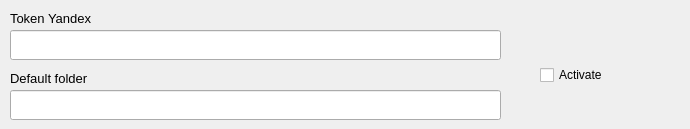
        <widget class="QWidget" name="tab_yandex">
         <attribute name="title">
          <string>Yandex Disk</string>
         </attribute>
         <widget class="QCheckBox" name="checkBox_settings_ya_autoconnect">
          <property name="geometry">
           <rect>
            <x>540</x>
            <y>60</y>
            <width>141</width>
            <height>30</height>
           </rect>
          </property>
          <property name="text">
           <string>Activate</string>
          </property>
         </widget>
         <widget class="QLabel" name="label_45">
          <property name="geometry">
           <rect>
            <x>10</x>
            <y>70</y>
            <width>241</width>
            <height>16</height>
           </rect>
          </property>
          <property name="font">
           <font>
            <pointsize>10</pointsize>
           </font>
          </property>
          <property name="text">
           <string>Default folder</string>
          </property>
         </widget>
         <widget class="QLabel" name="label_44">
          <property name="geometry">
           <rect>
            <x>10</x>
            <y>10</y>
            <width>141</width>
            <height>16</height>
           </rect>
          </property>
          <property name="font">
           <font>
            <pointsize>10</pointsize>
           </font>
          </property>
          <property name="text">
           <string>Token Yandex</string>
          </property>
         </widget>
         <widget class="QLineEdit" name="lineEdit_settings_ya_token">
          <property name="geometry">
           <rect>
            <x>10</x>
            <y>30</y>
            <width>491</width>
            <height>30</height>
           </rect>
          </property>
         </widget>
         <widget class="QLineEdit" name="lineEdit_settings_ya_folder">
          <property name="geometry">
           <rect>
            <x>10</x>
            <y>90</y>
            <width>491</width>
            <height>30</height>
           </rect>
          </property>
         </widget>
        </widget>
